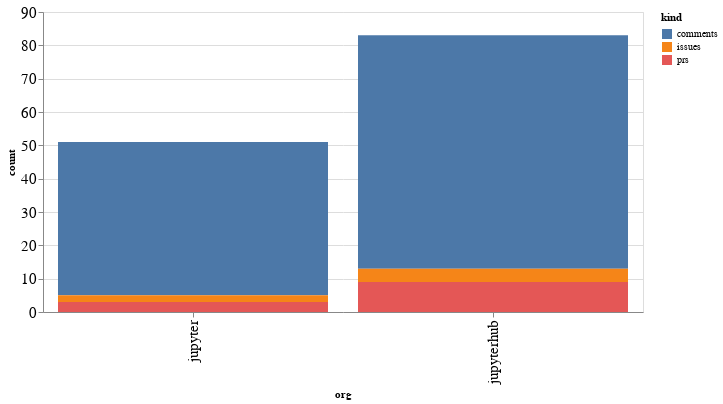

Notebook code cell kept with this figure:
### Code cell
alt.Chart(org_summaries, width=600).mark_bar().encode(
    x='org',
    y='count',
    color='kind',
    tooltip="org"
)

### Figure 1 — Vega-Lite specification as saved in the notebook (floating-point values rounded to 4 significant figures)
{"config": {"axisLeft": {"labelFontSize": 15}, "axisBottom": {"labelFontSize": 15}}, "data": {"name": "data-66f4ac8b48c240471baa0972e2698207"}, "mark": "bar", "encoding": {"color": {"type": "nominal", "field": "kind"}, "tooltip": {"type": "nominal", "field": "org"}, "x": {"type": "nominal", "field": "org"}, "y": {"type": "quantitative", "field": "count"}}, "width": 600, "$schema": "https://vega.github.io/schema/vega-lite/v4.8.1.json", "datasets": {"data-66f4ac8b48c240471baa0972e2698207": [{"org": "jupyter", "kind": "comments", "count": 46}, {"org": "jupyter", "kind": "issues", "count": 2}, {"org": "jupyter", "kind": "prs", "count": 3}, {"org": "jupyterhub", "kind": "comments", "count": 70}, {"org": "jupyterhub", "kind": "issues", "count": 4}, {"org": "jupyterhub", "kind": "prs", "count": 9}]}}
